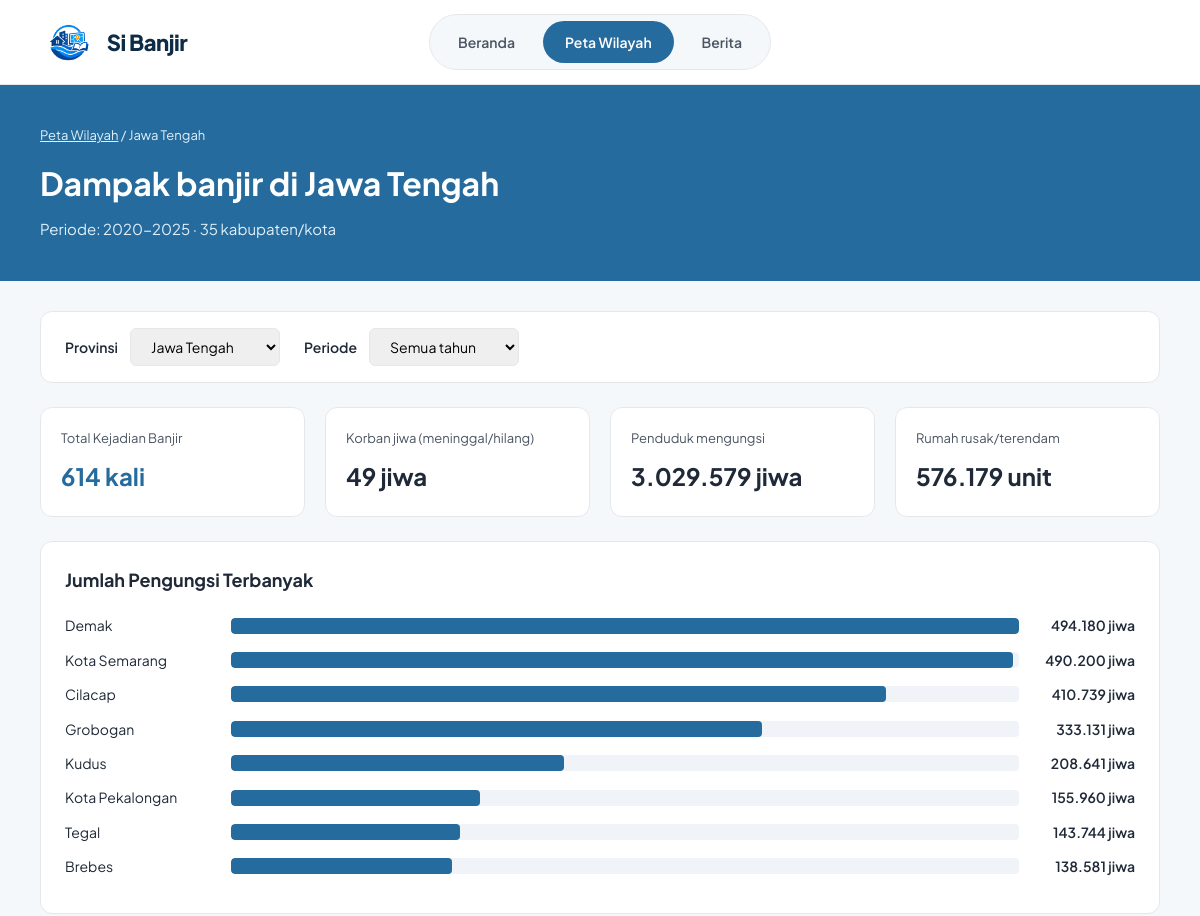
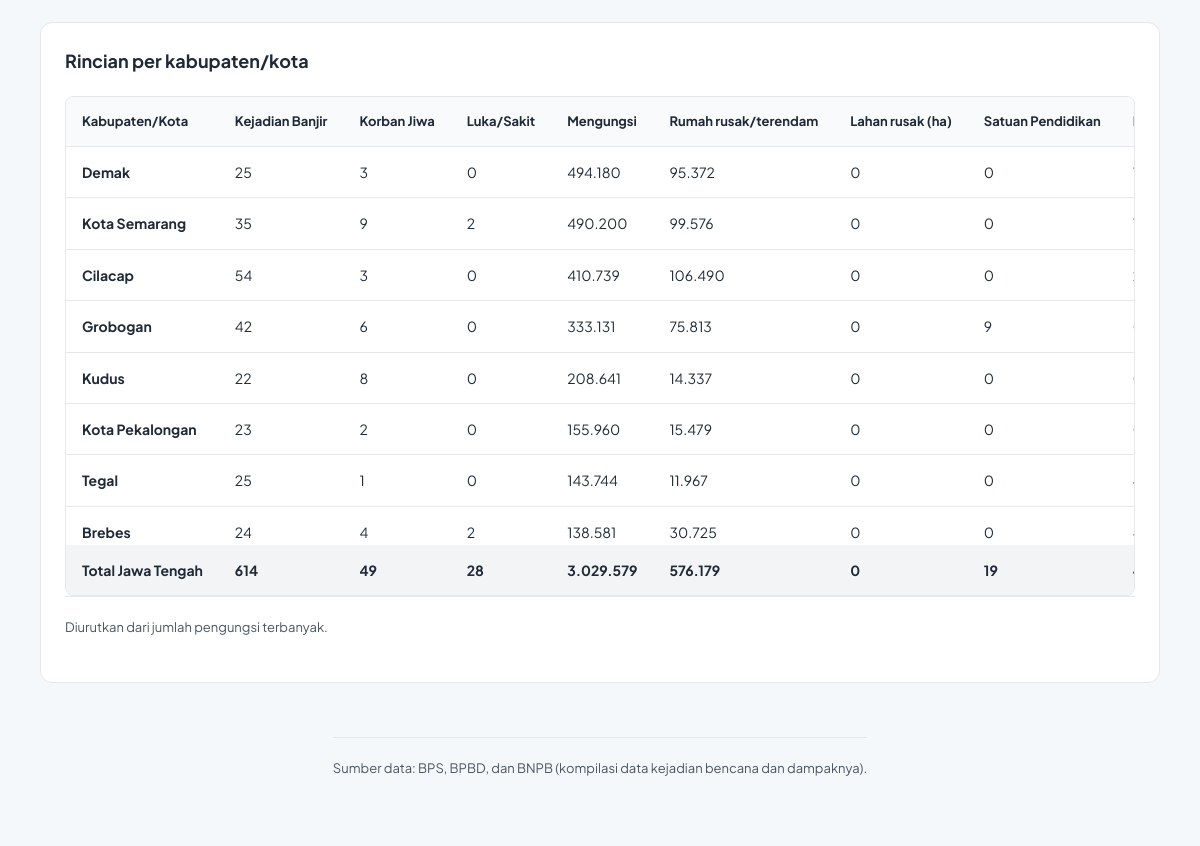
The app's page /detail.php with its own data (2 pictures, top to bottom).
### tables this page shows
CREATE TABLE `detail_dampak_banjir` (
  `id` int(10) UNSIGNED NOT NULL,
  `provinsi` varchar(50) NOT NULL,
  `kabupaten_kota` varchar(100) NOT NULL,
  `tahun` year(4) NOT NULL,
  `kejadian_banjir` int(10) UNSIGNED NOT NULL DEFAULT 0,
  `korban_jiwa` int(10) UNSIGNED NOT NULL DEFAULT 0,
  `korban_luka` int(10) UNSIGNED NOT NULL DEFAULT 0,
  `penduduk_mengungsi` int(10) UNSIGNED NOT NULL DEFAULT 0,
  `rumah_rusak` int(10) UNSIGNED NOT NULL DEFAULT 0,
  `lahan_rusak` decimal(12,2) NOT NULL DEFAULT 0.00,
  `fasilitas_rusak` int(10) UNSIGNED NOT NULL DEFAULT 0,
  `satuan_pendidikan_rusak` int(10) UNSIGNED NOT NULL DEFAULT 0,
  `rumah_ibadat_rusak` int(10) UNSIGNED NOT NULL DEFAULT 0,
  `fasilitas_kesehatan_rusak` int(10) UNSIGNED NOT NULL DEFAULT 0,
  `kantor_rusak` int(10) UNSIGNED NOT NULL DEFAULT 0,
  `jembatan_rusak` int(10) UNSIGNED NOT NULL DEFAULT 0
);

### detail.php (the view, shortened to what this page needs)
<?php
require_once 'config/database.php';
$prov_id = isset($_GET['provinsi']) ? strtolower($_GET['provinsi']) : 'jateng';
$tahun = isset($_GET['tahun']) ? $_GET['tahun'] : 'semua';
$mapping_provinsi = [
    'banten' => 'Banten',
    'jakarta' => 'DKI Jakarta',
    'jabar' => 'Jawa Barat',
    'jateng' => 'Jawa Tengah',
    'diy' => 'DI Yogyakarta',
    'jatim' => 'Jawa Timur'
];
$nama_provinsi = isset($mapping_provinsi[$prov_id]) ? $mapping_provinsi[$prov_id] : 'Jawa Tengah';
if ($tahun == 'semua') {
    $stmt = $pdo->prepare("SELECT * FROM detail_dampak_banjir WHERE provinsi = :provinsi");
    $stmt->execute(['provinsi' => $nama_provinsi]);
    $raw_data = $stmt->fetchAll(PDO::FETCH_ASSOC);
    $data_kabupaten = [];
    foreach ($raw_data as $row) {
        $kab = $row['kabupaten_kota'];
        if (!isset($data_kabupaten[$kab])) {
            $data_kabupaten[$kab] = [
                'kabupaten_kota' => $kab,
                'kejadian_banjir' => 0, 'korban_jiwa' => 0, 'korban_luka' => 0,
                'penduduk_mengungsi' => 0, 'rumah_rusak' => 0, 'lahan_rusak' => 0,
                'satuan_pendidikan_rusak' => 0, 'rumah_ibadat_rusak' => 0,
                'fasilitas_kesehatan_rusak' => 0, 'kantor_rusak' => 0, 'jembatan_rusak' => 0
            ];
        }
        $data_kabupaten[$kab]['kejadian_banjir'] += $row['kejadian_banjir'];
        $data_kabupaten[$kab]['korban_jiwa'] += $row['korban_jiwa'];
        $data_kabupaten[$kab]['korban_luka'] += $row['korban_luka'];
        $data_kabupaten[$kab]['penduduk_mengungsi'] += $row['penduduk_mengungsi'];
        $data_kabupaten[$kab]['rumah_rusak'] += $row['rumah_rusak'];
        $data_kabupaten[$kab]['lahan_rusak'] += $row['lahan_rusak'];
        $data_kabupaten[$kab]['satuan_pendidikan_rusak'] += $row['satuan_pendidikan_rusak'];
        $data_kabupaten[$kab]['rumah_ibadat_rusak'] += $row['rumah_ibadat_rusak'];
        $data_kabupaten[$kab]['fasilitas_kesehatan_rusak'] += $row['fasilitas_kesehatan_rusak'];
        $data_kabupaten[$kab]['kantor_rusak'] += $row['kantor_rusak'];
        $data_kabupaten[$kab]['jembatan_rusak'] += $row['jembatan_rusak'];
    }
    usort($data_kabupaten, function($a, $b) { return $b['penduduk_mengungsi'] <=> $a['penduduk_mengungsi']; });
} else {
    $stmt = $pdo->prepare("SELECT * FROM detail_dampak_banjir WHERE provinsi = :provinsi AND tahun = :tahun ORDER BY penduduk_mengungsi DESC");
    $stmt->execute(['provinsi' => $nama_provinsi, 'tahun' => $tahun]);
    $data_kabupaten = $stmt->fetchAll(PDO::FETCH_ASSOC);
}
$jumlah_kabupaten = count($data_kabupaten);
$total_korban_jiwa = 0; $total_pengungsi = 0;
$total_rumah_rusak = 0; $total_kejadian = 0; $total_luka = 0; $total_lahan = 0;
$total_pendidikan = 0; $total_ibadat = 0; $total_kesehatan = 0; $total_kantor = 0; $total_jembatan = 0;
foreach ($data_kabupaten as $row) {
    $total_korban_jiwa += $row['korban_jiwa'];
    $total_pengungsi += $row['penduduk_mengungsi'];
    $total_rumah_rusak += $row['rumah_rusak'];
    $total_kejadian += $row['kejadian_banjir'];
    $total_luka += $row['korban_luka'];
    $total_lahan += $row['lahan_rusak'];
    $total_pendidikan += $row['satuan_pendidikan_rusak'] ?? 0;
    $total_ibadat += $row['rumah_ibadat_rusak'] ?? 0;
}
$chart_data = array_slice($data_kabupaten, 0, 8);
$max_pengungsi = (isset($chart_data[0]['penduduk_mengungsi']) && $chart_data[0]['penduduk_mengungsi'] > 0) ? $chart_data[0]['penduduk_mengungsi'] : 1;
?>
<!DOCTYPE html>
<html lang="id">
<head>
</head>
<body>
  <?php require_once __DIR__ . '/includes/header.php'; ?>
  <div class="page-header">
    <div class="page-header-container">
      <div class="breadcrumb"><a href="peta.php">Peta Wilayah</a> / <?= htmlspecialchars($nama_provinsi) ?></div>
      <h1>Dampak banjir di <?= htmlspecialchars($nama_provinsi) ?></h1>
      <p>Periode: <?= $tahun == 'semua' ? '2020-2025' : $tahun ?> · <?= $jumlah_kabupaten ?> kabupaten/kota</p>
    </div>
  </div>
  <div class="main-container">
    <div class="control-panel">
      <div class="filter-group">
        <label>Provinsi</label>
        <select class="filter-select" onchange="window.location.href='detail.php?provinsi=' + this.value + '&tahun=<?= $tahun ?>'">
          <option value="jateng" <?= $prov_id == 'jateng' ? 'selected' : '' ?>>Jawa Tengah</option>
        </select>
      </div>
      <div class="filter-group">
        <label>Periode</label>
        <select class="filter-select" onchange="window.location.href='detail.php?provinsi=<?= $prov_id ?>&tahun=' + this.value">
          <option value="semua" <?= $tahun == 'semua' ? 'selected' : '' ?>>Semua tahun</option>
        </select>
      </div>
    </div>
    <div class="summary-grid">
      <div class="summary-card">
        <span>Total Kejadian Banjir</span>
        <h2><?= number_format($total_kejadian, 0, ',', '.') ?> kali</h2>
      </div>
      <div class="summary-card">
        <span>Korban jiwa (meninggal/hilang)</span>
        <h2 class="text-dark"><?= number_format($total_korban_jiwa, 0, ',', '.') ?> jiwa</h2>
      </div>
      <div class="summary-card">
        <span>Penduduk mengungsi</span>
        <h2 class="text-dark"><?= number_format($total_pengungsi, 0, ',', '.') ?> jiwa</h2>
      </div>
      <div class="summary-card">
        <span>Rumah rusak/terendam</span>
        <h2 class="text-dark"><?= number_format($total_rumah_rusak, 0, ',', '.') ?> unit</h2>
      </div>
    </div>
    <div class="section-card">
      <h3 class="section-title">Jumlah Pengungsi Terbanyak</h3>
      <?php if (!empty($chart_data)): ?>
        <?php foreach($chart_data as $chart): ?>
        <div class="chart-row">
          <div class="chart-label" title="<?= htmlspecialchars($chart['kabupaten_kota']) ?>"><?= htmlspecialchars($chart['kabupaten_kota']) ?></div>
          <div class="chart-bar-container">
            <div class="chart-bar-fill" style="width: <?= ($chart['penduduk_mengungsi'] > 0) ? ($chart['penduduk_mengungsi'] / $max_pengungsi) * 100 : 0 ?>%;"></div>
          </div>
          <div class="chart-value"><?= number_format($chart['penduduk_mengungsi'], 0, ',', '.') ?> jiwa</div>
        </div>
        <?php endforeach; ?>
      <?php else: ?>
        <p style="font-size: 14px; color: var(--text-gray);">Data pengungsi belum tersedia.</p>
      <?php endif; ?>
    </div>
    <div class="section-card">
      <h3 class="section-title">Rincian per kabupaten/kota</h3>
      <div class="table-responsive">
        <table>
          <thead>
            <tr>
              <th>Kabupaten/Kota</th>
              <th>Kejadian Banjir</th>
              <th>Korban Jiwa</th>
              <th>Luka/Sakit</th>
              <th>Mengungsi</th>
              <th>Rumah rusak/terendam</th>
              <th>Lahan rusak (ha)</th>
              <th>Satuan Pendidikan</th>
              <th>Rumah Ibadat</th>
            </tr>
          </thead>
          <tbody>
            <?php if (!empty($data_kabupaten)): ?>
                <?php foreach($data_kabupaten as $row): ?>
                <tr>
                  <td><strong><?= htmlspecialchars($row['kabupaten_kota']) ?></strong></td>
                  <td><?= number_format($row['kejadian_banjir'], 0, ',', '.') ?></td>
                  <td><?= number_format($row['korban_jiwa'], 0, ',', '.') ?></td>
                  <td><?= number_format($row['korban_luka'], 0, ',', '.') ?></td>
                  <td><?= number_format($row['penduduk_mengungsi'], 0, ',', '.') ?></td>
                  <td><?= number_format($row['rumah_rusak'], 0, ',', '.') ?></td>
                  <td><?= number_format($row['lahan_rusak'], 0, ',', '.') ?></td>
                  <td><?= number_format($row['satuan_pendidikan_rusak'] ?? 0, 0, ',', '.') ?></td>
                  <td><?= number_format($row['rumah_ibadat_rusak'] ?? 0, 0, ',', '.') ?></td>
                </tr>
                <?php endforeach; ?>
            <?php else: ?>
                <tr>
                    <td colspan="12" style="text-align: center; padding: 30px;">Data tidak ditemukan untuk periode ini.</td>
                </tr>
            <?php endif; ?>
          </tbody>
          <?php if (!empty($data_kabupaten)): ?>
          <tfoot>
            <tr>
              <td>Total <?= htmlspecialchars($nama_provinsi) ?></td>
              <td><?= number_format($total_kejadian, 0, ',', '.') ?></td>
              <td><?= number_format($total_korban_jiwa, 0, ',', '.') ?></td>
              <td><?= number_format($total_luka, 0, ',', '.') ?></td>
              <td><?= number_format($total_pengungsi, 0, ',', '.') ?></td>
              <td><?= number_format($total_rumah_rusak, 0, ',', '.') ?></td>
              <td><?= number_format($total_lahan, 0, ',', '.') ?></td>
              <td><?= number_format($total_pendidikan, 0, ',', '.') ?></td>
              <td><?= number_format($total_ibadat, 0, ',', '.') ?></td>
            </tr>
          </tfoot>
          <?php endif; ?>
        </table>
      </div>
      <div class="source-footer">
        Diurutkan dari jumlah pengungsi terbanyak.
      </div>
    </div>
  </div>
  <div class="main-container" style="margin-top: 0; flex: none;">
    <div style="font-size: 13px; color: var(--text-gray); border-top: 1px solid var(--border-color); padding-top: 20px; padding-bottom: 40px;">
      Sumber data: BPS, BPBD, dan BNPB (kompilasi data kejadian bencana dan dampaknya).
    </div>
  </div>
</body>
</html>

### includes/header.php
<?php
$current_page = basename($_SERVER['PHP_SELF']);
$menu = [
  'index.php' => 'Beranda',
  'peta.php'  => 'Peta Wilayah',
  'berita.php' => 'Berita',
];
?>
<header class="navbar">
  <a href="index.php" class="brand">
    <img src="assets/img/sibanjir_logo.png" alt="Logo Si Banjir">
    <span>Si Banjir</span>
  </a>
  <nav class="nav-pills" aria-label="Navigasi utama">
    <?php foreach ($menu as $file => $nama):
      $aktif = ($current_page === $file) || ($file === 'peta.php' && $current_page === 'detail.php'); ?>
      <a href="<?= $file ?>" class="<?= $aktif ? 'active' : '' ?>"<?= $aktif ? ' aria-current="page"' : '' ?>><?= $nama ?></a>
    <?php endforeach; ?>
  </nav>
</header>

### detail.php (style rules this page uses)
:root { --primary-blue: #266B9D; --dark-blue: #0F2C46; --bg-light: #F5F8FA; --bg-white: #FFFFFF; --text-dark: #1F2937; --text-gray: #4B5563; --border-color: #E5E7EB; --font-family: 'Plus Jakarta Sans', sans-serif; }
* { margin: 0; padding: 0; box-sizing: border-box; }
body { font-family: var(--font-family); color: var(--text-dark); background-color: var(--bg-light); line-height: 1.6; display: flex; flex-direction: column; min-height: 100vh; }
.navbar { display: grid; grid-template-columns: 1fr auto 1fr; align-items: center; padding: 14px 40px; background: rgba(255,255,255,.96); backdrop-filter: blur(10px); border-bottom: 1px solid var(--border-color); position: sticky; top: 0; z-index: 1000; }
.brand { display: flex; align-items: center; gap: 10px; justify-self: start; }
.brand img { height: 40px; width: auto; }
.brand span { font-size: 22px; font-weight: 800; color: var(--dark-blue); letter-spacing: -.5px; }
.nav-pills { display: flex; gap: 6px; background: var(--bg-light); border: 1px solid var(--border-color); border-radius: 30px; padding: 6px; }
.nav-pills a { padding: 10px 22px; border-radius: 24px; font-size: 14px; font-weight: 600; color: var(--text-gray); transition: background .2s, color .2s; text-decoration: none; }
.nav-pills a.active { background: var(--primary-blue); color: var(--bg-white); }
a { text-decoration: none; color: inherit; }
.page-header { background: var(--primary-blue); color: white; padding: 40px; }
.page-header-container { max-width: 1200px; margin: 0 auto; }
.breadcrumb { font-size: 13px; color: #E0F0FA; margin-bottom: 12px; }
.breadcrumb a { text-decoration: underline; }
.page-header h1 { font-size: 32px; font-weight: 700; margin-bottom: 8px; }
.page-header p { font-size: 15px; color: #E0F0FA; }
.main-container { max-width: 1200px; margin: 30px auto; padding: 0 40px; flex: 1; }
.control-panel { background: var(--bg-white); border: 1px solid var(--border-color); border-radius: 12px; padding: 16px 24px; display: flex; gap: 24px; margin-bottom: 24px; flex-wrap: wrap; }
.filter-group { display: flex; align-items: center; gap: 12px; font-size: 14px; font-weight: 600; }
.filter-select { padding: 8px 16px; border: 1px solid var(--border-color); border-radius: 6px; font-family: inherit; font-size: 14px; outline: none; min-width: 150px; cursor: pointer; }
.summary-grid { display: grid; grid-template-columns: repeat(4, 1fr); gap: 20px; margin-bottom: 24px; }
.summary-card { background: var(--bg-white); border: 1px solid var(--border-color); border-radius: 12px; padding: 20px; }
.summary-card span { font-size: 13px; color: var(--text-gray); margin-bottom: 8px; display: block; }
.summary-card h2 { font-size: 24px; font-weight: 700; color: var(--primary-blue); }
.summary-card h2.text-dark { color: var(--text-dark); }
.section-card { background: var(--bg-white); border: 1px solid var(--border-color); border-radius: 12px; padding: 24px; margin-bottom: 24px; }
.section-title { font-size: 18px; font-weight: 700; margin-bottom: 20px; }
.chart-row { display: flex; align-items: center; margin-bottom: 12px; font-size: 14px; }
.chart-label { width: 150px; white-space: nowrap; overflow: hidden; text-overflow: ellipsis; }
.chart-bar-container { flex: 1; background: #F0F4F8; border-radius: 4px; height: 16px; margin: 0 16px; overflow: hidden; }
.chart-bar-fill { background: var(--primary-blue); height: 100%; border-radius: 4px; }
.chart-value { width: 100px; text-align: right; font-weight: 600; }
.table-responsive { overflow-x: auto; max-height: 500px; overflow-y: auto; border: 1px solid var(--border-color); border-radius: 8px; }
table { width: 100%; border-collapse: collapse; font-size: 14px; text-align: left; white-space: nowrap; }
thead { background: #F9FAFB; position: sticky; top: 0; z-index: 10; }
th { padding: 14px 16px; border-bottom: 1px solid var(--border-color); font-size: 13px; }
td { padding: 14px 16px; border-bottom: 1px solid var(--border-color); }
tfoot { background: #F3F4F6; font-weight: 700; position: sticky; bottom: 0; z-index: 10; }
tfoot td { border-top: 2px solid var(--border-color); border-bottom: none; }
.source-footer { padding: 20px 0; font-size: 13px; color: var(--text-gray); border-top: 1px solid var(--border-color); }

### records on screen
detail_dampak_banjir: kabupaten_kota "Demak", penduduk_mengungsi "494.180", kejadian_banjir "25", korban_jiwa "3", korban_luka "0", rumah_rusak "95.372", lahan_rusak "0", satuan_pendidikan_rusak "0"
detail_dampak_banjir: kabupaten_kota "Kudus", penduduk_mengungsi "208.641", kejadian_banjir "22", korban_jiwa "8", korban_luka "0", rumah_rusak "14.337", lahan_rusak "0", satuan_pendidikan_rusak "0"
detail_dampak_banjir: kabupaten_kota "Kota Pekalongan", penduduk_mengungsi "155.960", kejadian_banjir "23", korban_jiwa "2", korban_luka "0", rumah_rusak "15.479", lahan_rusak "0", satuan_pendidikan_rusak "0"

### other values on screen
$nama "Beranda"
$nama "Peta Wilayah"
$nama "Berita"
$nama_provinsi "Jawa Tengah"
$jumlah_kabupaten "35"
$total_kejadian "614"
$total_korban_jiwa "49"
$total_pengungsi "3.029.579"
$total_rumah_rusak "576.179"
$chart['kabupaten_kota'] "Kota Semarang"
$chart['penduduk_mengungsi'] "490.200"
$chart['kabupaten_kota'] "Cilacap"
$chart['penduduk_mengungsi'] "410.739"
$chart['kabupaten_kota'] "Grobogan"
$chart['penduduk_mengungsi'] "333.131"
